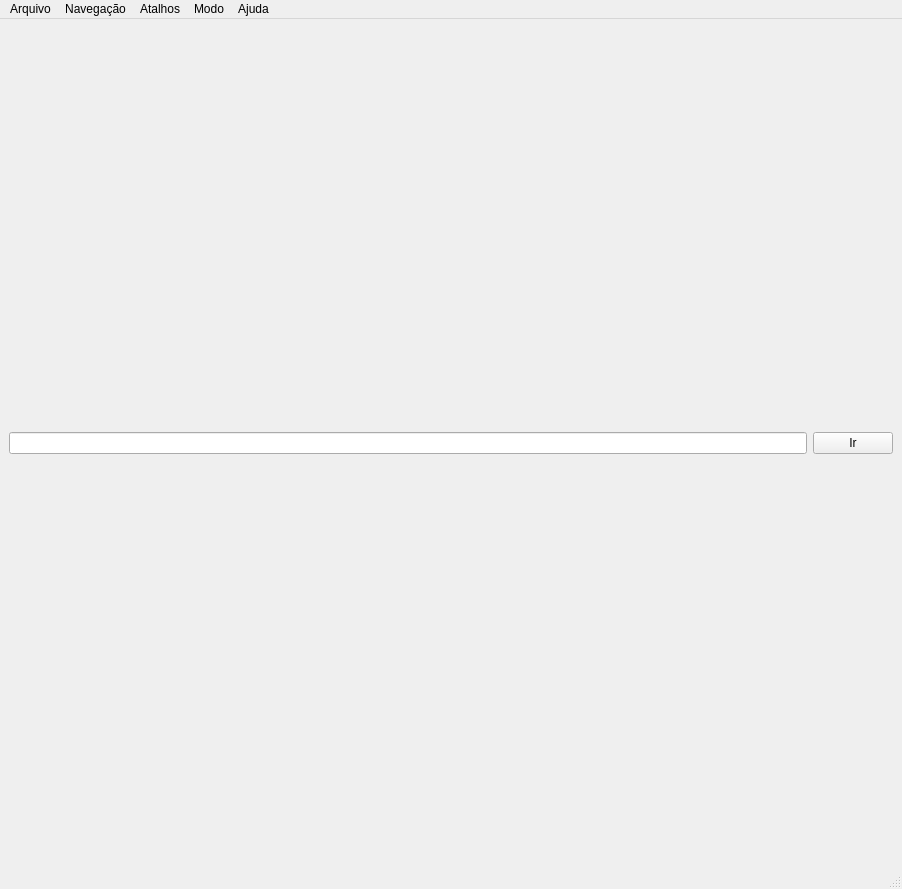
<?xml version="1.0" encoding="UTF-8"?>
<ui version="4.0">
 <class>MainWindow</class>
 <widget class="QMainWindow" name="MainWindow">
  <property name="geometry">
   <rect>
    <x>0</x>
    <y>0</y>
    <width>902</width>
    <height>889</height>
   </rect>
  </property>
  <property name="windowTitle">
   <string>Pesto</string>
  </property>
  <property name="locale">
   <locale language="Portuguese" country="Brazil"/>
  </property>
  <widget class="QWidget" name="centralwidget">
   <layout class="QVBoxLayout" name="verticalLayout_3">
    <item>
     <layout class="QVBoxLayout" name="mainlayout">
      <item>
       <layout class="QHBoxLayout" name="horizontalLayout">
        <item>
         <widget class="QLineEdit" name="lineEdit"/>
        </item>
        <item>
         <widget class="QPushButton" name="pbGoSearchBar">
          <property name="text">
           <string>Ir</string>
          </property>
         </widget>
        </item>
       </layout>
      </item>
     </layout>
    </item>
   </layout>
  </widget>
  <widget class="QMenuBar" name="menubar">
   <property name="geometry">
    <rect>
     <x>0</x>
     <y>0</y>
     <width>902</width>
     <height>23</height>
    </rect>
   </property>
   <widget class="QMenu" name="menuArquivo">
    <property name="title">
     <string>Arquivo</string>
    </property>
    <addaction name="actionPrefer_ncias"/>
    <addaction name="actionSair"/>
   </widget>
   <widget class="QMenu" name="menuWiki">
    <property name="title">
     <string>Navegação</string>
    </property>
    <widget class="QMenu" name="menuZoom">
     <property name="title">
      <string>Zoom</string>
     </property>
     <addaction name="actionMais"/>
     <addaction name="actionMenos"/>
    </widget>
    <addaction name="actionIn_cio_2"/>
    <addaction name="menuZoom"/>
    <addaction name="separator"/>
    <addaction name="actionHist_rico"/>
    <addaction name="separator"/>
    <addaction name="actionCustomizado"/>
    <addaction name="actionPesquisar"/>
    <addaction name="actionVoltar"/>
    <addaction name="actionPosterior"/>
    <addaction name="actionRecarregar"/>
    <addaction name="separator"/>
    <addaction name="actionShare"/>
   </widget>
   <widget class="QMenu" name="menuAjuda">
    <property name="locale">
     <locale language="Portuguese" country="Brazil"/>
    </property>
    <property name="title">
     <string>Ajuda</string>
    </property>
    <addaction name="actionSobre"/>
    <addaction name="actionOp_es_de_desenvolvedor"/>
   </widget>
   <widget class="QMenu" name="menuInserir">
    <property name="title">
     <string>Atalhos</string>
    </property>
   </widget>
   <widget class="QMenu" name="menuModo">
    <property name="title">
     <string>Modo</string>
    </property>
    <addaction name="actionNavega_o"/>
    <addaction name="actionSele_o"/>
   </widget>
   <addaction name="menuArquivo"/>
   <addaction name="menuWiki"/>
   <addaction name="menuInserir"/>
   <addaction name="menuModo"/>
   <addaction name="menuAjuda"/>
  </widget>
  <widget class="QStatusBar" name="statusbar"/>
  <action name="actionSair">
   <property name="text">
    <string>Sair</string>
   </property>
  </action>
  <action name="actionIndice">
   <property name="text">
    <string>Indice</string>
   </property>
  </action>
  <action name="actionIn_cio">
   <property name="text">
    <string>Início</string>
   </property>
  </action>
  <action name="actionSobre">
   <property name="text">
    <string>Sobre</string>
   </property>
  </action>
  <action name="actionItalico">
   <property name="text">
    <string>Italico</string>
   </property>
  </action>
  <action name="actionNegrito">
   <property name="text">
    <string>Negrito</string>
   </property>
  </action>
  <action name="actionSublinhado">
   <property name="text">
    <string>Sublinhado</string>
   </property>
  </action>
  <action name="actionC_digo">
   <property name="text">
    <string>Código</string>
   </property>
  </action>
  <action name="actionModo_sele_o">
   <property name="text">
    <string>Modo seleção</string>
   </property>
  </action>
  <action name="actionNavega_o">
   <property name="text">
    <string>Navegação</string>
   </property>
  </action>
  <action name="actionSele_o">
   <property name="text">
    <string>Seleção</string>
   </property>
  </action>
  <action name="actionC_digo_bloco">
   <property name="text">
    <string>Código (bloco)</string>
   </property>
  </action>
  <action name="actionMesmo_nivel">
   <property name="text">
    <string>Mesmo nivel</string>
   </property>
  </action>
  <action name="actionNivel_abaixo">
   <property name="text">
    <string>Nivel abaixo</string>
   </property>
  </action>
  <action name="actionNivel_acima">
   <property name="text">
    <string>Nivel acima</string>
   </property>
  </action>
  <action name="action1">
   <property name="text">
    <string>1</string>
   </property>
  </action>
  <action name="action2">
   <property name="text">
    <string>2</string>
   </property>
  </action>
  <action name="action3">
   <property name="text">
    <string>3</string>
   </property>
  </action>
  <action name="action4">
   <property name="text">
    <string>4</string>
   </property>
  </action>
  <action name="action5">
   <property name="text">
    <string>5</string>
   </property>
  </action>
  <action name="action6">
   <property name="text">
    <string>6</string>
   </property>
  </action>
  <action name="actionInterno">
   <property name="text">
    <string>Interno</string>
   </property>
  </action>
  <action name="actionInterno_2">
   <property name="text">
    <string>Interno</string>
   </property>
  </action>
  <action name="actionExterno">
   <property name="text">
    <string>Externo</string>
   </property>
  </action>
  <action name="actionParquinho">
   <property name="text">
    <string>Parquinho</string>
   </property>
  </action>
  <action name="actionPrefer_ncias">
   <property name="text">
    <string>Preferências</string>
   </property>
  </action>
  <action name="actionOp_es_de_desenvolvedor">
   <property name="text">
    <string>Opções de desenvolvedor</string>
   </property>
  </action>
  <action name="actionCustomizado">
   <property name="text">
    <string>Ir</string>
   </property>
  </action>
  <action name="actionPesquisar">
   <property name="text">
    <string>Pesquisar</string>
   </property>
  </action>
  <action name="actionVoltar">
   <property name="text">
    <string>Anterior</string>
   </property>
  </action>
  <action name="actionPosterior">
   <property name="text">
    <string>Posterior</string>
   </property>
  </action>
  <action name="actionRecarregar">
   <property name="text">
    <string>Recarregar</string>
   </property>
  </action>
  <action name="actionMais">
   <property name="text">
    <string>Mais</string>
   </property>
  </action>
  <action name="actionMenos">
   <property name="text">
    <string>Menos</string>
   </property>
  </action>
  <action name="actionHist_rico">
   <property name="text">
    <string>Histórico</string>
   </property>
  </action>
  <action name="actionIn_cio_2">
   <property name="text">
    <string>Início</string>
   </property>
  </action>
  <action name="actionShare">
   <property name="text">
    <string>Copiar link da página atual</string>
   </property>
  </action>
 </widget>
 <resources/>
 <connections/>
</ui>
